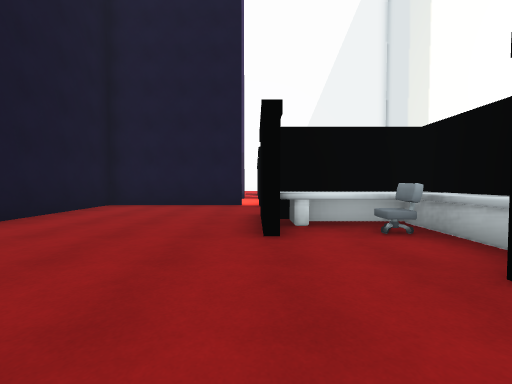
View 1 (above)

24 first-person views from a walk through a 3-D level made in the Unity game engine. The camera is 1.3 m above the floor, tilts 2° down and sees 90° across. Doors are open. The floor is counted in squares, 2 m on a side. Each view is taken from the middle of a square. On the plan, view 1 faces up. The plan holds only what a view shows up to about 9 squares ahead; the rest is blank. Some surface patterns are stand-ins.

View 2
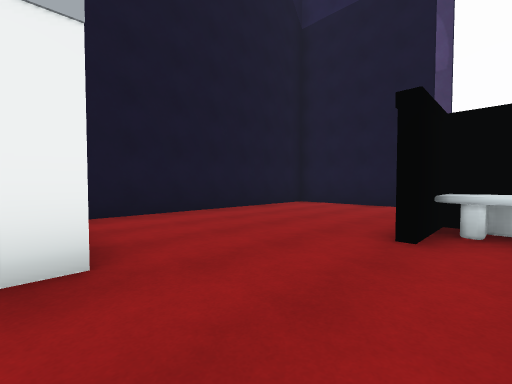

View 3
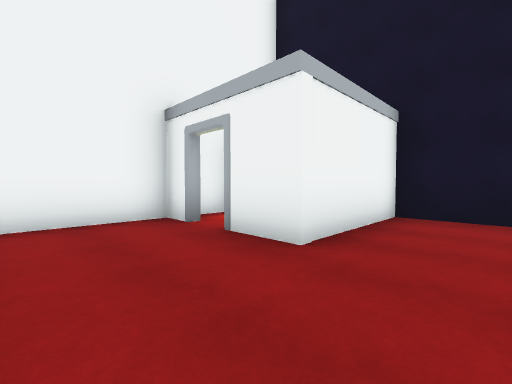

View 4
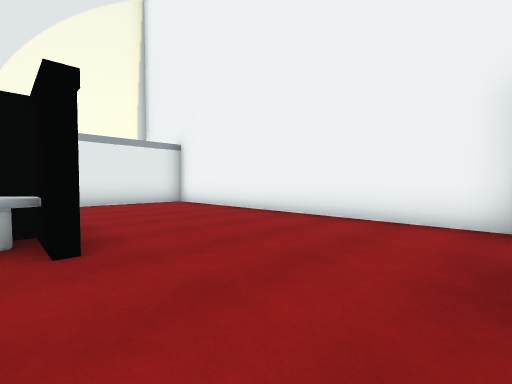

View 5
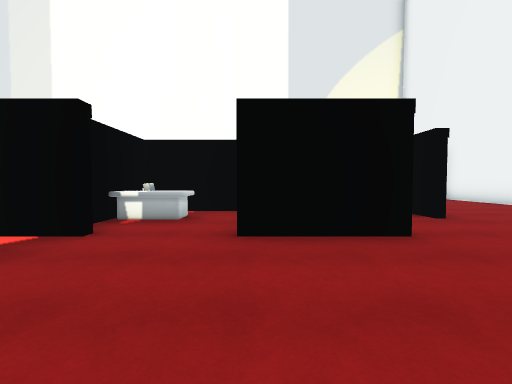

View 6
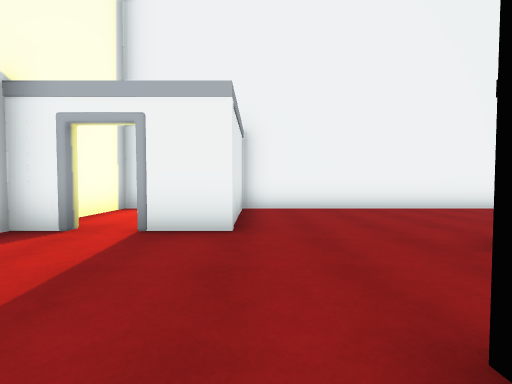

View 7
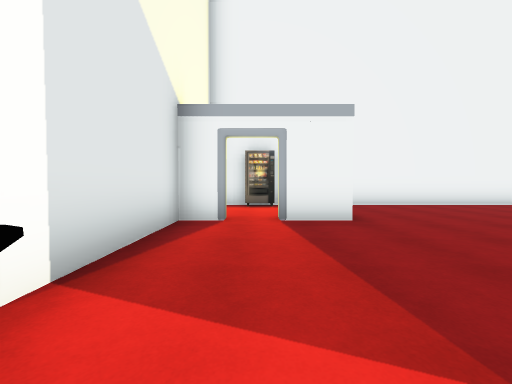

View 8
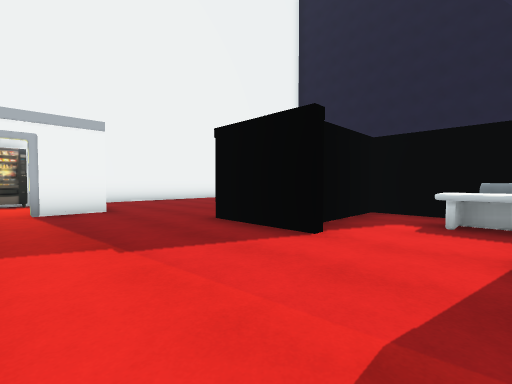

View 9
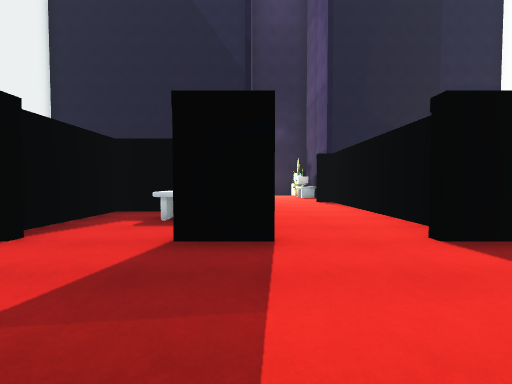

View 10
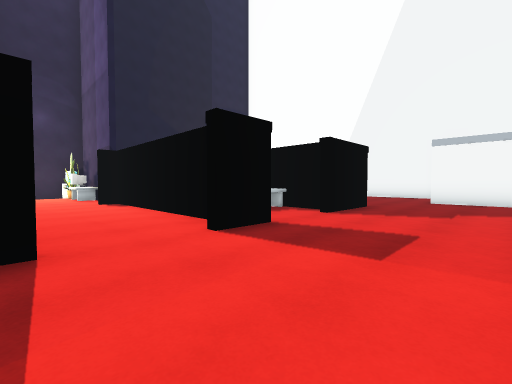

View 11
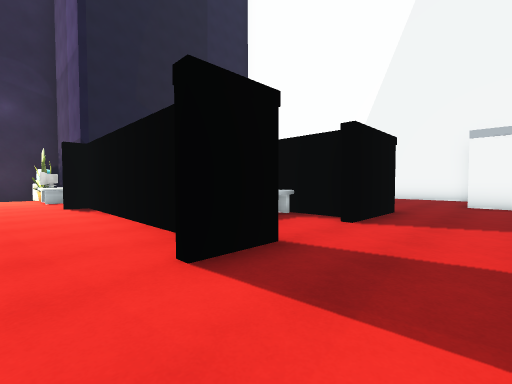

View 12
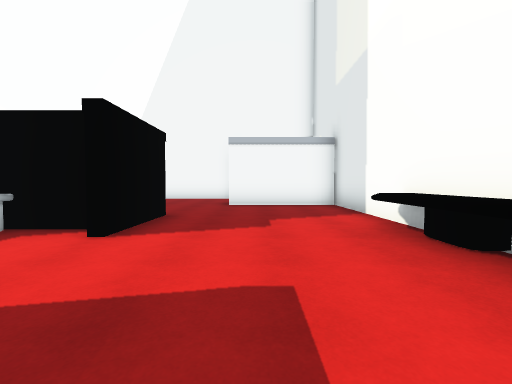

View 13
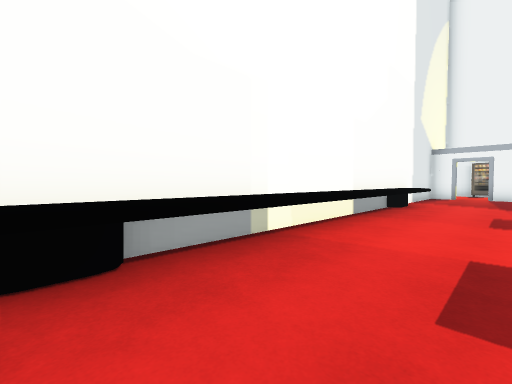

View 14
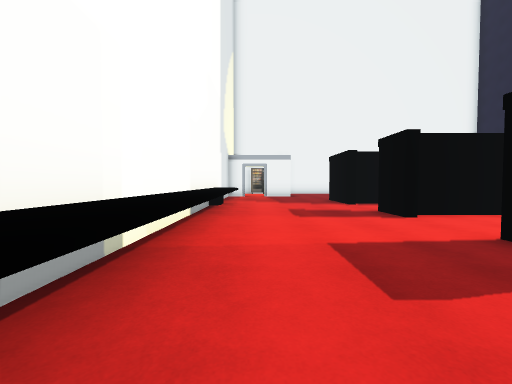

View 15
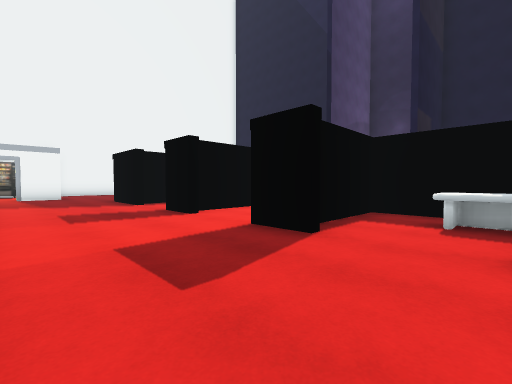

View 16
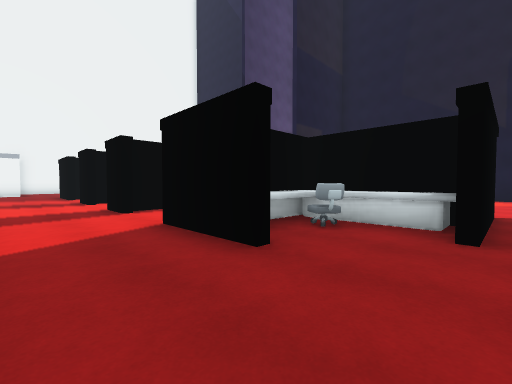

View 17
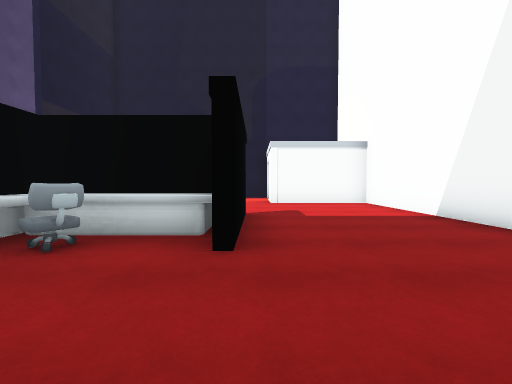

View 18
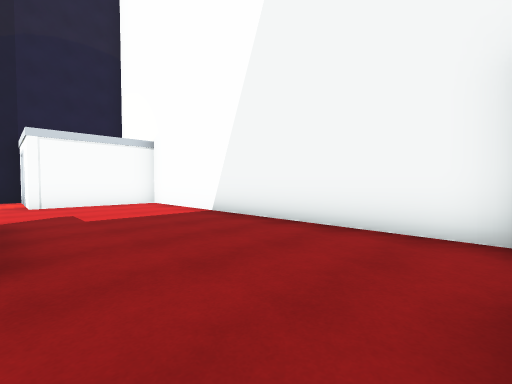

View 19
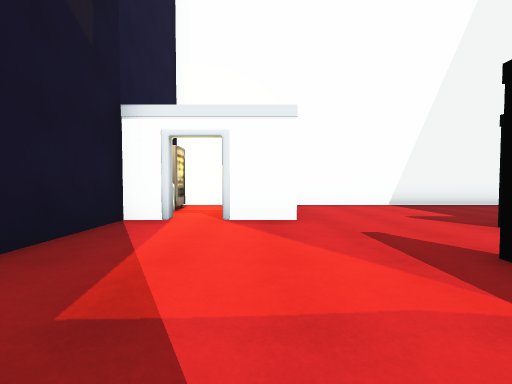

View 20
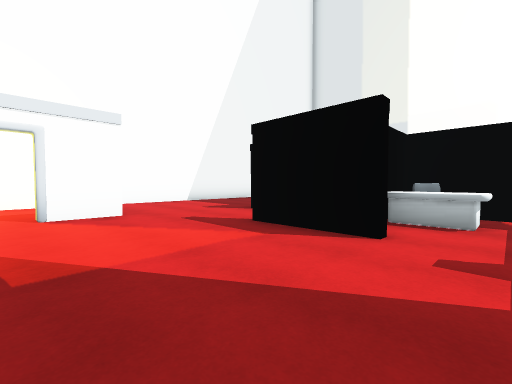

View 21
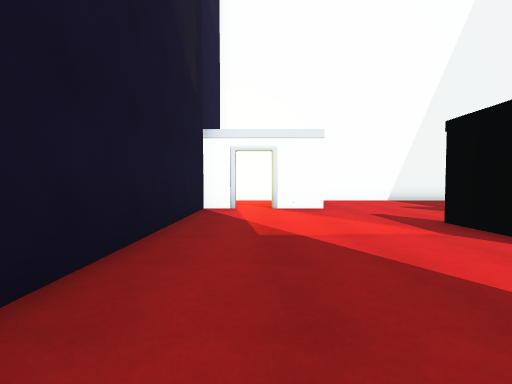

View 22
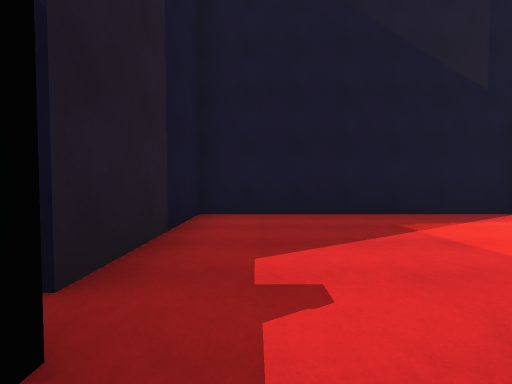

View 23
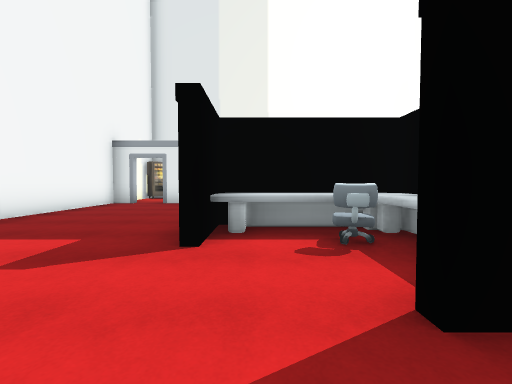

View 24
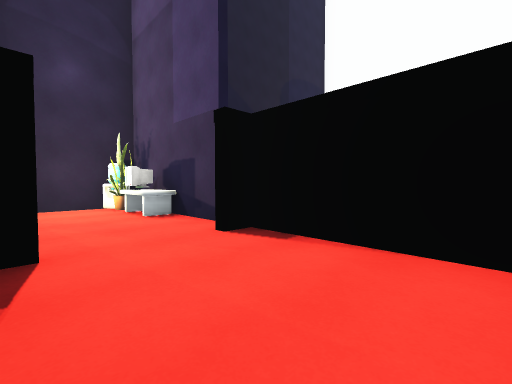

### Floor plan
Ten units are one square. View 1 is at (0, 0); x grows to the right and y downward. Boxes are objects, and circles mark ways between rooms. Rooms are numbered by the first view taken in them; rooms with no view inside come last. Other rooms are left out.
<svg viewBox="-50 -211 159 242">
<path fill="none" stroke="#000" d="M-4 -76 -43 -76 -43 -6 -12 -6 -12 9M16 -17 24 -17M30 -16 30 -36M15 -37 6 -37 6 -44M24 -23 24 -35M-12 18 -12 26 73 26 73 -6M62 -82 62 -70M62 -112 62 -101M40 -78 59 -78M40 -106 3 -106 3 -100M62 -52 62 -31M58 -136 40 -136M32 -130 32 -108 59 -108M62 -152 62 -130M-5 -106 -26 -106M73 -6 86 -6M95 -6 103 -6 103 -178M104 -175 71 -175M-43 -106 -43 -85M-43 -108 -26 -108M15 -168 25 -168M32 -162 32 -138M30 -140 30 -165M30 -138 41 -138M73 -184 73 -190M73 -199 73 -206 -12 -206 -12 -175 -26 -175M32 -164 39 -164 39 -155M22 -155 22 -165M12 -145 21 -145M28 -144 28 -161M39 -146 39 -140 46 -140M40 -145 52 -145M-26 -108 -4 -108M-35 -175 -43 -175 -43 -108M30 -136 19 -136M30 -119 30 -138M30 -54 30 -76 15 -76M26 -46 2 -46M30 -36 30 -48M15 -43 8 -43 8 -38M32 -70 32 -48M30 -48 59 -48M83 26 103 26 103 7"/>
<rect x="-45" y="-105" width="10" height="10" fill="#bbb"><title>other object</title></rect>
<rect x="-45" y="-115" width="10" height="10" fill="#bbb"><title>plant</title></rect>
<rect x="-35" y="-105" width="20" height="10" fill="#bbb"><title>desk</title></rect>
<rect x="35" y="-135" width="10" height="10" fill="#bbb"><title>desk</title></rect>
<rect x="15" y="-155" width="10" height="10" fill="#bbb"><title>other object</title></rect>
<rect x="35" y="-155" width="10" height="10" fill="#bbb"><title>other object</title></rect>
<rect x="5" y="-135" width="10" height="10" fill="#bbb"><title>other object</title></rect>
<rect x="15" y="-135" width="10" height="10" fill="#bbb"><title>desk</title></rect>
<rect x="5" y="-75" width="10" height="10" fill="#bbb"><title>other object</title></rect>
<rect x="15" y="-45" width="10" height="10" fill="#bbb"><title>other object</title></rect>
<rect x="15" y="-75" width="10" height="10" fill="#bbb"><title>desk</title></rect>
<rect x="35" y="-75" width="10" height="10" fill="#bbb"><title>desk</title></rect>
<rect x="45" y="-75" width="10" height="10" fill="#bbb"><title>other object</title></rect>
<rect x="85" y="15" width="10" height="10" fill="#bbb"><title>vending machine</title></rect>
<circle cx="3" cy="-10" r="3" fill="#2a7"/>
<circle cx="0" cy="-65" r="3" fill="#2a7"/>
<circle cx="15" cy="-45" r="3" fill="#2a7"/>
<circle cx="55" cy="-10" r="3" fill="#2a7"/>
<circle cx="65" cy="-165" r="3" fill="#2a7"/>
<circle cx="-35" cy="-110" r="3" fill="#2a7"/>
<circle cx="60" cy="-65" r="3" fill="#2a7"/>
<circle cx="90" cy="-5" r="3" fill="#2a7"/>
<circle cx="-15" cy="-160" r="3" fill="#2a7"/>
<text x="-20" y="-40">1</text>
<text x="30" y="10">2</text>
<text x="60" y="-90">3</text>
<text x="20" y="-180">4</text>
<text x="-20" y="-140">5</text>
<text x="10" y="-60">6</text>
<text x="50" y="-60">7</text>
<text x="90" y="10">8</text>
</svg>
Room 1 opens to room 2. Room 1 opens to room 6. Room 2 opens to room 3. Room 3 opens to room 4. Room 3 opens to room 5. Room 3 opens to room 7. Room 3 opens to room 8. Room 4 opens to room 5.

Where each view was taken, in squares from view 1:
view 1: 0 up, 0 right, facing up
view 2: 0 up, 1 right, facing up-left
view 3: 2 up, 1 right, facing down-left
view 4: 2 up, 1 left, facing down-right
view 5: 5 up, 3 left, facing right
view 6: 4 up, 7 right, facing down
view 7: 5 up, 9 right, facing down
view 8: 7 up, 9 right, facing down-left
view 9: 8 up, 9 right, facing left
view 10: 8 up, 9 right, facing up-left
view 11: 9 up, 8 right, facing up-left
view 12: 10 up, 8 right, facing up
view 13: 13 up, 8 right, facing down-right
view 14: 13 up, 9 right, facing down
view 15: 13 up, 9 right, facing down-left
view 16: 17 up, 8 right, facing down-left
view 17: 17 up, 7 right, facing left
view 18: 17 up, 7 right, facing up-left
view 19: 13 up, 2 left, facing up
view 20: 12 up, 3 left, facing up-right
view 21: 11 up, 3 left, facing up
view 22: 12 up, 1 right, facing left
view 23: 16 up, 1 left, facing right
view 24: 8 up, 3 right, facing up-left
